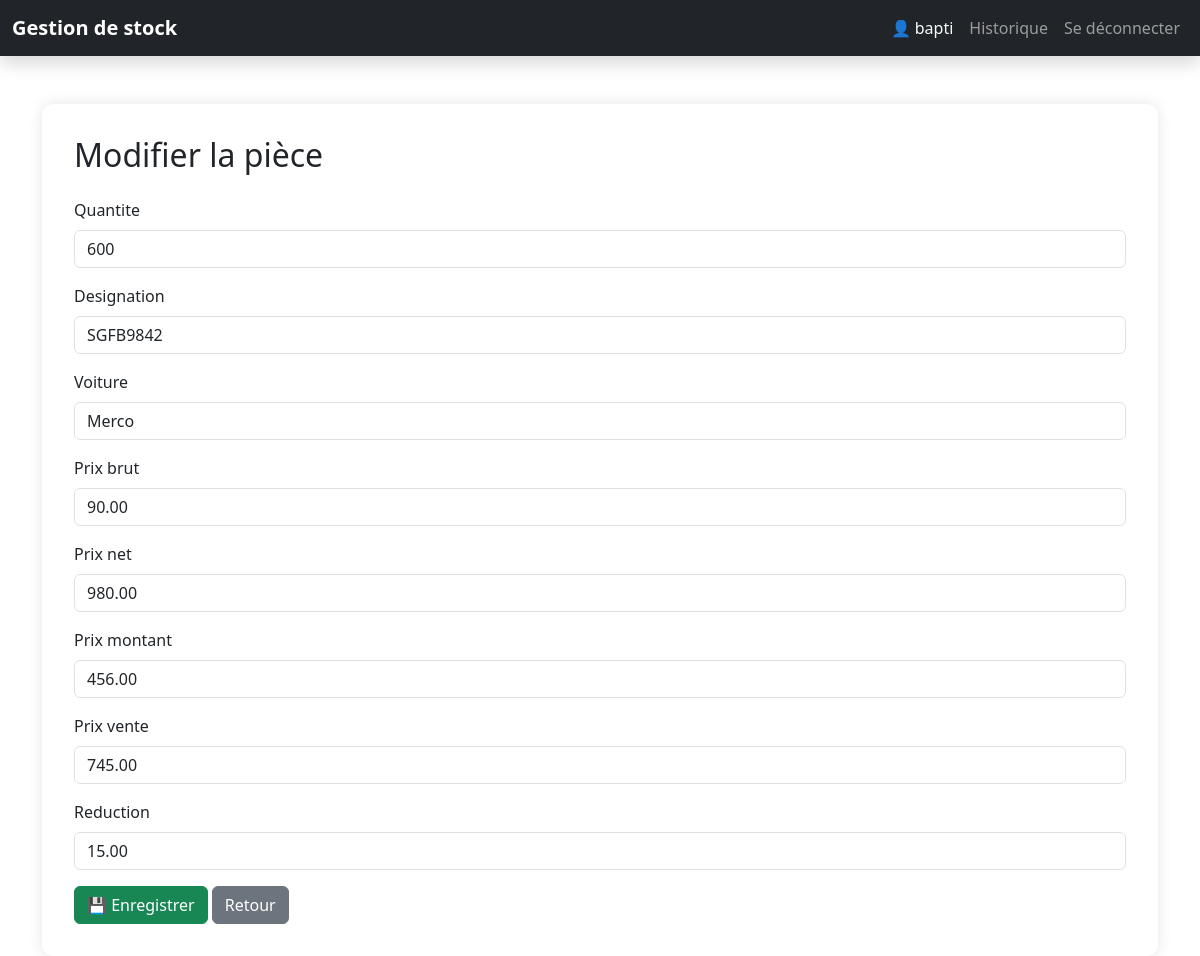
Screenshot of /modifier/3/ (signed in) with the database file from the repository.
### stock/models.py (models this page shows, shortened)
class Piece(models.Model):
    quantite = models.PositiveIntegerField()
    designation = models.CharField(max_length=50, unique=True)
    voiture = models.CharField(max_length=255, null=True, blank=True)
    prix_brut = models.DecimalField(max_digits=10, decimal_places=2, default=Decimal('0.00'))
    prix_net = models.DecimalField(max_digits=10, decimal_places=2, default=Decimal('0.00'))
    prix_montant = models.DecimalField(max_digits=10, decimal_places=2, default=Decimal('0.00'))
    prix_vente = models.DecimalField(max_digits=10, decimal_places=2, default=Decimal('0.00'))
    reduction = models.DecimalField(max_digits=5, decimal_places=2, default=Decimal('0.00'))  # en pourcentage

### stock/views.py (the view)
# urls.py: path('modifier/<int:pk>/', views.modifier_piece, name='modifier_piece'),
@user_passes_test(est_admin)
def modifier_piece(request, pk):
    piece = get_object_or_404(Piece, pk=pk)
    form = PieceForm(request.POST or None, instance=piece)
    if form.is_valid():
        form.save()
        return redirect('stock:liste_pieces')
    return render(request, 'stock/piece_form.html', {'form': form, 'title': 'Modifier la pièce'})

### stock/forms.py
class PieceForm(forms.ModelForm):
    class Meta:
        model = Piece
        fields = '__all__'

### stock/templatetags/form_tags.py (called while the page is built)
@register.filter(name='add_class')
def add_class(field, css_class):
    return field.as_widget(attrs={"class": css_class})

### stock/views.py (called while the page is built)
def est_admin(user):
    return user.is_staff

### stock/templates/stock/piece_form.html (shortened to what this page needs)
<!DOCTYPE html>
<html lang="fr">
<head>
    <link href="https://cdn.jsdelivr.net/npm/bootstrap@5.3.3/dist/css/bootstrap.min.css" rel="stylesheet">
</head>
<body>
    {% include 'stock/header.html' %}
    <div class="container">
        <div class="form-container">
            <h2 class="mb-4">{{ title }}</h2>
            {% load form_tags %}
            <form method="post">
                {% for field in form %}
                    <div class="mb-3">
                        <label class="form-label" for="{{ field.id_for_label }}">{{ field.label }}</label>
                        {{ field|add_class:"form-control" }}
                    </div>
                {% endfor %}
                <button type="submit" class="btn btn-success">💾 Enregistrer</button>
                <a href="{% url 'stock:liste_pieces' %}" class="btn btn-secondary">Retour</a>
            </form>
        </div>
    </div>
</body>
</html>

### stock/templates/stock/header.html (shortened to what this page needs)
<!DOCTYPE html>
<html lang="fr">
<head>
    <link href="https://cdn.jsdelivr.net/npm/bootstrap@5.3.3/dist/css/bootstrap.min.css" rel="stylesheet">
</head>
<body>
    <nav class="navbar navbar-expand-lg navbar-dark bg-dark mb-4 shadow">
        <div class="container-fluid">
            <a class="navbar-brand fw-bold" href="{% url 'stock:liste_pieces' %}">Gestion de stock</a>
            <div class="collapse navbar-collapse justify-content-end" id="navbarNav">
                <ul class="navbar-nav">
                    {% if user.is_authenticated %}
                    <li class="nav-item">
                        <span class="nav-link text-light">👤 {{ user.username }}</span>
                    </li>
                    <li class="nav-item">
                        <a class="nav-link" href="#">Historique</a>
                    </li>
                    <li class="nav-item">
                        <a class="nav-link" href="/deconnexion/">Se déconnecter</a>
                    </li>
                    {% endif %}
                </ul>
            </div>
        </div>
    </nav>
</body>
</html>

### stock/templates/stock/piece_form.html (style rules this page uses)
.form-container { background: white; border-radius: 12px; box-shadow: 0 0 15px rgba(0, 0, 0, 0.1); padding: 2rem; margin-top: 3rem; }

### rows the page displays
Piece: form "600" "SGFB9842" "Merco" "90.00" "980.00" "456.00" "745.00" "15.00"

### other values shown
{{ user.username }} "bapti"
{{ title }} "Modifier la pièce"
{{ field.label }} "Quantite" "Designation" "Voiture" "Prix brut" "Prix net" "Prix montant" "Prix vente" "Reduction"
